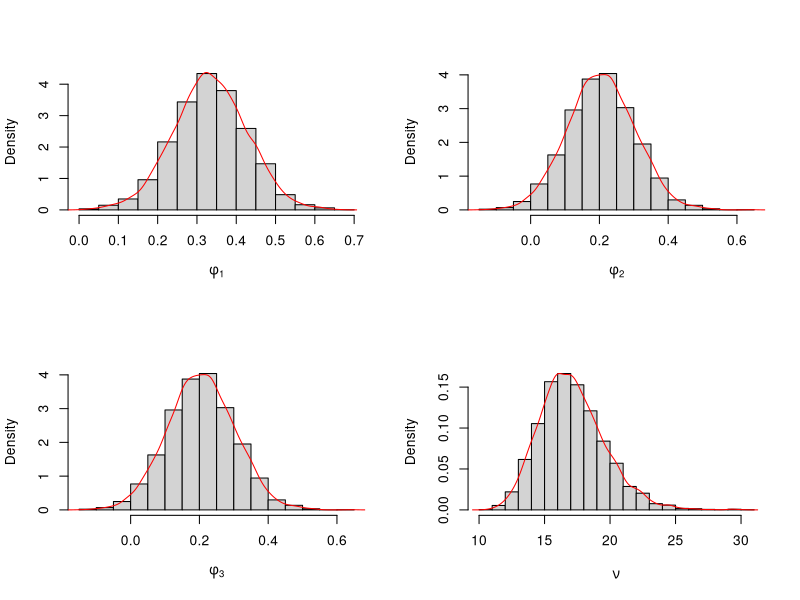
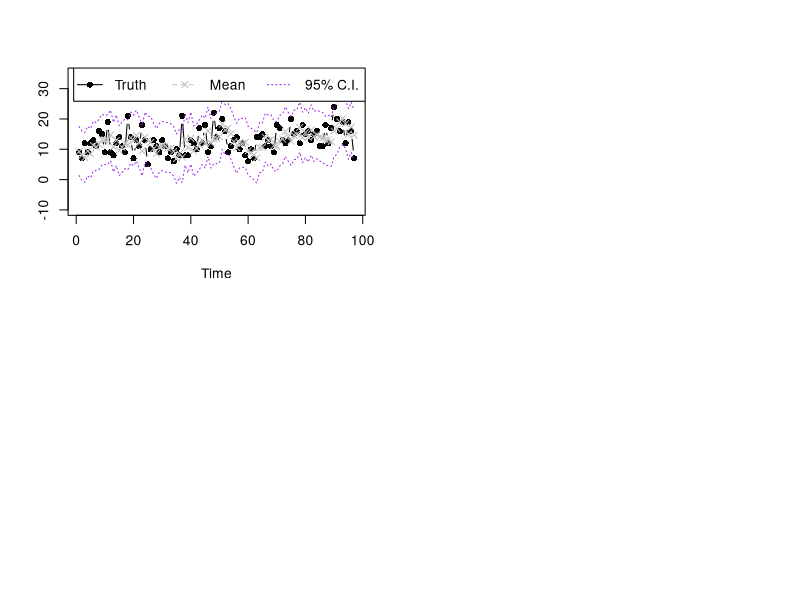
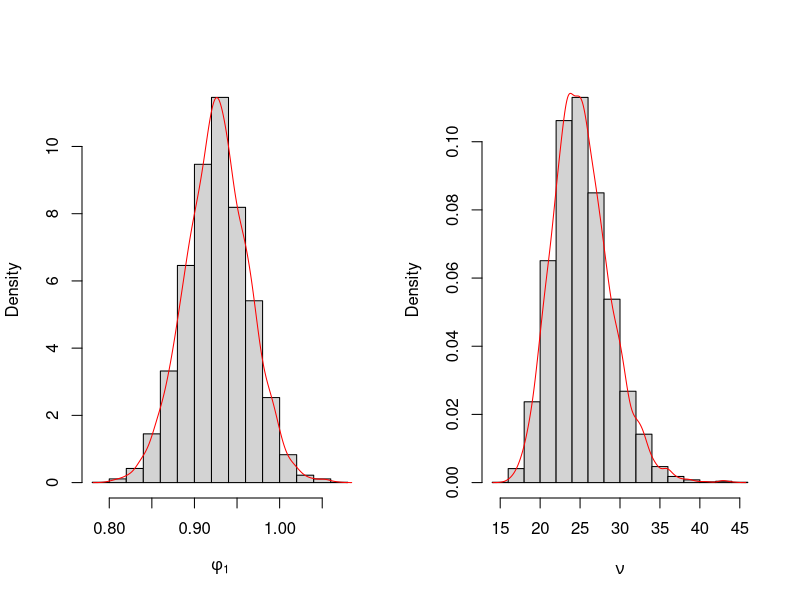
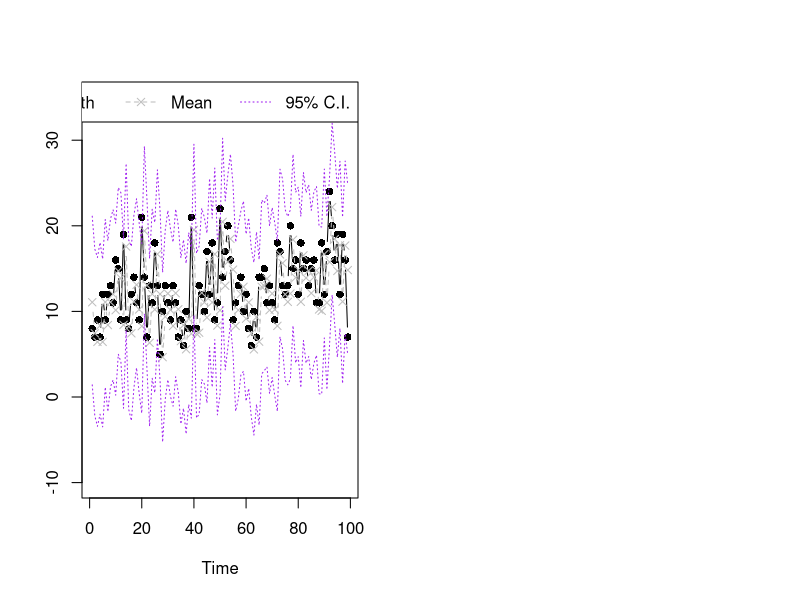

Generate these figures, in order, with R:
## ---- chunk 1
#| label: lst-capstone-earthquake-data


## read data, you need to make sure the data file is in your current working directory 
earthquakes.dat <- read.delim("data/earthquakes.txt")
earthquakes.dat$Quakes=as.numeric(earthquakes.dat$Quakes)

y.dat=earthquakes.dat$Quakes[1:100] ## this is the training data
y.new=earthquakes.dat$Quakes[101:103] ## this is the test data
y.sample=y.dat
## ---- chunk 2
#| label: fig-capstone-posterior-inference-earthquake-ar(3)
#| fig-cap: "DIC for Earthquake Data"
## fit AR(p) with p=3 and sample from posterior

## 1. setup
library(mvtnorm)

n.all=length(y.sample)      # Total number of observations
p=3                         # AR order
m0=matrix(rep(0,p),ncol=1)  # Prior mean of AR coefficients
C0=diag(p)*10               # Prior covariance (diffuse)
n0=0.02; d0=0.02            # Prior parameters for innovation variance (Inverse-Gamma)

## 2. prepare data matrices
Y = matrix(y.sample[(p+1):n.all], ncol=1)
#Fmtx = matrix(c(y.sample[2:(n.all-1)],y.sample[1:(n.all-p)]),nrow=p,byrow=TRUE)
Fmtx = t(embed(y.sample, p+1)[, 2:(p+1)])

n=length(Y)

## 3. Posterior update
e = Y - t(Fmtx) %*% m0           # residuals under prior mean
Q = t(Fmtx) %*% C0 %*% Fmtx + diag(n)  # precision-like matrix
Q.inv = chol2inv(chol(Q))        # inverse via Cholesky

A = C0 %*% Fmtx %*% Q.inv       # Kalman gain-like update
m = m0 + A %*% e                # posterior mean of phi
C = C0 - A %*% Q %*% t(A)        # posterior covariance of phi

n.star = n + n0                  # post parameters for innovation variance
d.star = t(Y - t(Fmtx) %*% m0) %*% Q.inv %*% (Y - t(Fmtx) %*% m0) + d0 # post parameters for variance


n.sample=5000

nu.sample=rep(0,n.sample)
phi.sample=matrix(0,nrow=n.sample,ncol=p)

for (i in 1:n.sample){
  set.seed(i)
  nu.new=1/rgamma(1,shape=n.star/2,rate=d.star/2)
  nu.sample[i]=nu.new
  phi.new=rmvnorm(1,mean=m,sigma=nu.new*C)
  phi.sample[i,]=phi.new
}
## ---- chunk 3
#| label: fig-capstone-histogram-earthquake-parameters-ar(3)
#| fig-cap: "Posterior samples of AR(3) parameters for Earthquake Data"
par(mfrow=c(2,2))
hist(phi.sample[,1],freq=FALSE,xlab=expression(phi[1]),main="")
lines(density(phi.sample[,1]),type='l',col='red')
hist(phi.sample[,2],freq=FALSE,xlab=expression(phi[2]),main="")
lines(density(phi.sample[,2]),type='l',col='red')
hist(phi.sample[,2],freq=FALSE,xlab=expression(phi[3]),main="")
lines(density(phi.sample[,2]),type='l',col='red')
hist(nu.sample,freq=FALSE,xlab=expression(nu),main="")
lines(density(nu.sample),type='l',col='red')
## ---- chunk 4
#| label: fig-capstone-dic-earthquake-ar(3)
cal_log_likelihood=function(phi,nu){
  mu.y = t(Fmtx)%*%phi
  log.lik=sapply(1:length(mu.y),function(k){dnorm(Y[k,1],mu.y[k],sqrt(nu),log=TRUE)})
  sum(log.lik)
}
phi.bayes=colMeans(phi.sample)
nu.bayes=mean(nu.sample)
log.lik.bayes=cal_log_likelihood(phi.bayes,nu.bayes)
cat(log.lik.bayes)
## ---- chunk 5
#| label: lst-capstone-posterior-inference-earthquake-ar(3)-check
## get in sample prediction
post.pred.y=function(s){
  
  beta.cur=matrix(phi.sample[s,],ncol=1)
  nu.cur=nu.sample[s]
  mu.y=t(Fmtx)%*%beta.cur
  sapply(1:length(mu.y), function(k){rnorm(1,mu.y[k],sqrt(nu.cur))})
}

y.post.pred.sample=sapply(1:5000, post.pred.y)
## ---- chunk 6
#| label: fig-capstone-posterior-inference-earthquake-ar(3)-check
## show the result
summary.vec95=function(vec){
  c(unname(quantile(vec,0.025)),mean(vec),unname(quantile(vec,0.975)))
}

summary.y=apply(y.post.pred.sample,MARGIN=1,summary.vec95)

plot(Y,type='b',xlab='Time',ylab='',ylim=c(-10,35),pch=16)
lines(summary.y[2,],type='b',col='grey',lty=2,pch=4)
lines(summary.y[1,],type='l',col='purple',lty=3)
lines(summary.y[3,],type='l',col='purple',lty=3)
legend("topright",legend=c('Truth','Mean','95% C.I.'),lty=1:3,col=c('black','grey','purple'),
       horiz = T,pch=c(16,4,NA))
## ---- chunk 7
#| label: fig-capstone-dic-earthquake-DIC-ar(3)
post.log.lik=sapply(1:5000, function(k){cal_log_likelihood(phi.sample[k,],nu.sample[k])})
E.post.log.lik=mean(post.log.lik)

p_DIC=2*(log.lik.bayes-E.post.log.lik)

DIC=-2*log.lik.bayes+2*p_DIC
cat(DIC)
## ---- chunk 8
#| label: fig-capstone-posterior-inference-earthquake-ar(1)
#| fig-cap: "AR(1) parameters for Earthquake Data"
## fit AR(p) with p=3 and sample from posterior


## read data, you need to make sure the data file is in your current working directory 
earthquakes.dat <- read.delim("data/earthquakes.txt")
earthquakes.dat$Quakes=as.numeric(earthquakes.dat$Quakes)

y.dat=earthquakes.dat$Quakes[1:100] ## this is the training data
y.new=earthquakes.dat$Quakes[101:103] ## this is the test data
y.sample=y.dat

## 1. setup
library(mvtnorm)

n.all=length(y.sample)      # Total number of observations
p=1                         # AR order
m0=0  # Prior mean of AR coefficients
C0=10               # Prior covariance (diffuse)
n0=0.02; d0=0.02            # Prior parameters for innovation variance (Inverse-Gamma)

## 2. prepare data matrices
Y = matrix(y.sample[(p+1):n.all], ncol=1)
#Fmtx = matrix(c(y.sample[1:(n.all - 1)]),nrow=p,byrow=TRUE)
Fmtx = matrix(y.sample[1:(n.all - 1)], ncol = 1)
#Fmtx = matrix(y.sample[1:(n.all - 1)], ncol = 1)
#Fmtx = matrix(c(y.sample[2:(n.all-1)],y.sample[1:(n.all-p)]),nrow=p,byrow=TRUE)
#Fmtx = t(embed(y.sample, p+1)[, 2:(p+1)])

n=length(Y)

## 3. Posterior update
#e = Y - t(Fmtx) %*% m0           # residuals under prior mean
e = Y - Fmtx %*% m0

#Q = t(Fmtx) %*% C0 %*% Fmtx + diag(n)  # precision-like matrix
#Q = C0 * Fmtx %*% t(Fmtx)  + diag(n)
Q = as.numeric(C0) * sum(Fmtx^2) + 1
cat(Q)
Q.inv = 1 / Q

A = C0 %*% t(Fmtx) * Q.inv  # (1×1) * (1×n) = (1×n)
m = m0 + A %*% (Y - Fmtx %*% m0)  # m0: (1×1), A: (1×n), rest: (n×1)
C = C0 - A %*% t(A) * Q  # (1×1) - (1×n)(n×1) * (scalar)

n.star = n + n0                  # post parameters for innovation variance
#d.star = t(Y - t(Fmtx) %*% m) %*% Q.inv %*% (Y - t(Fmtx) %*% m0) + d0 # post parameters for variance
#d.star = t(Y - t(Fmtx) %*% m) %*% (Y - t(Fmtx) %*% m) + d0
mu.m = Fmtx %*% m    # fitted values under posterior mean
mu.0 = Fmtx %*% m0   # fitted values under prior mean
res1 = Y - mu.m
res2 = Y - mu.0
d.star = as.numeric(t(Y - mu.m) %*% (Y - mu.m)) + d0


n.sample=5000

nu.sample=rep(0,n.sample)
phi.sample=matrix(0,nrow=n.sample,ncol=p)

for (i in 1:n.sample){
  set.seed(i)
  nu.new=1/rgamma(1,shape=n.star/2,rate=d.star/2)
  nu.sample[i]=nu.new
  phi.new=rmvnorm(1,mean=m,sigma=nu.new*C)
  phi.sample[i,]=phi.new
}
## ---- chunk 9
#| label: fig-capstone-histogram-earthquake-parameters-ar(1)

par(mfrow=c(1,2))
hist(phi.sample[,1],freq=FALSE,xlab=expression(phi[1]),main="")
lines(density(phi.sample[,1]),type='l',col='red')
hist(nu.sample,freq=FALSE,xlab=expression(nu),main="")
lines(density(nu.sample),type='l',col='red')
## ---- chunk 10
#| label: lst-capstone-posterior-inference-earthquake-ar(1)-check
## get in sample prediction
post.pred.y=function(s){
  
  beta.cur=matrix(phi.sample[s,],ncol=1)
  nu.cur=nu.sample[s]
  #mu.y=t(Fmtx)%*%beta.cur
  mu.y = Fmtx %*% beta.cur

  sapply(1:length(mu.y), function(k){rnorm(1,mu.y[k],sqrt(nu.cur))})
}

y.post.pred.sample=sapply(1:5000, post.pred.y)
## ---- chunk 11
#| label: fig-capstone-posterior-inference-earthquake-ar(1)-check
## show the result
summary.vec95=function(vec){
  c(unname(quantile(vec,0.025)),mean(vec),unname(quantile(vec,0.975)))
}

summary.y=apply(y.post.pred.sample,MARGIN=1,summary.vec95)

plot(Y,type='b',xlab='Time',ylab='',ylim=c(-10,35),pch=16)
lines(summary.y[2,],type='b',col='grey',lty=2,pch=4)
lines(summary.y[1,],type='l',col='purple',lty=3)
lines(summary.y[3,],type='l',col='purple',lty=3)
legend("topright",legend=c('Truth','Mean','95% C.I.'),lty=1:3,col=c('black','grey','purple'),
       horiz = T,pch=c(16,4,NA))
## ---- chunk 12
#| label: fig-capstone-dic-earthquake-ar(1)
cal_log_likelihood=function(phi,nu){
  #mu.y = t(Fmtx)%*%phi
  mu.y = Fmtx %*% phi
  log.lik=sapply(1:length(mu.y),function(k){dnorm(Y[k,1],mu.y[k],sqrt(nu),log=TRUE)})
  sum(log.lik)
}
phi.bayes=colMeans(phi.sample)
nu.bayes=mean(nu.sample)
log.lik.bayes=cal_log_likelihood(phi.bayes,nu.bayes)
cat(log.lik.bayes)
## ---- chunk 13
#| label: fig-capstone-dic-earthquake-DIC-ar(1)
post.log.lik=sapply(1:5000, function(k){cal_log_likelihood(phi.sample[k,],nu.sample[k])})
E.post.log.lik=mean(post.log.lik)
cat("E.post.log.lik=",E.post.log.lik)

p_DIC=2*(log.lik.bayes-E.post.log.lik)
cat(" p_DIC=",p_DIC)
DIC=-2*log.lik.bayes+2*p_DIC
cat(" DIC=",DIC)
## ---- chunk 14
y <- read.delim("data/earthquakes.txt")
y <- as.numeric(y$Quakes)  # Use the first 100 observations

p <- 1
#m0 <- matrix(0, ncol=1)
m0=0
C0 <- 10
n0 <- d0 <- 0.02
#Y <- matrix(y[2:100], ncol=1)
Y <- matrix(y[(p+1):length(y)], ncol = 1)
#Fmtx <- matrix(y[1:99], ncol=1)
Fmtx <- matrix(y[1:(length(y)-p)], ncol = 1)

n <- length(Y)

#Q <- as.numeric(t(Fmtx) %*% C0 %*% Fmtx + 1)
Q <- as.numeric(C0) * sum(Fmtx^2) + 1

Qinv <- 1 / Q
#A <- C0 %*% t(Fmtx) * Qinv
A <- (C0 * Qinv) * t(Fmtx)  # A is (1 × n)

m <- m0 + A %*% (Y - Fmtx %*% m0)
#C <- C0 - A %*% t(A) * Q
C <- C0 - C0^2 * sum(Fmtx^2) * Qinv


res <- Y - Fmtx %*% m
d.star <- as.numeric(t(res) %*% res) + d0
n.star <- n + n0

library(mvtnorm)
n.sample <- 5000
phi.sample <- numeric(n.sample)
nu.sample <- numeric(n.sample)

set.seed(1)
for (i in 1:n.sample) {
  nu <- 1 / rgamma(1, shape = n.star / 2, rate = d.star / 2)
  #phi <- rmvnorm(1, mean = m, sigma = nu * C)
  phi <- rnorm(1, mean = m, sd = sqrt(nu * C))
  phi.sample[i] <- phi
  nu.sample[i] <- nu
}

loglik <- function(phi, nu) {
  mu <- Fmtx %*% phi
  sum(dnorm(Y, mean = mu, sd = sqrt(nu), log = TRUE))
}

phi.bayes <- mean(phi.sample)
nu.bayes <- mean(nu.sample)

loglik.bayes <- loglik(phi.bayes, nu.bayes)
post.loglik <- sapply(1:n.sample, function(i) loglik(phi.sample[i], nu.sample[i]))
E.loglik <- mean(post.loglik)

pDIC <- 2 * (loglik.bayes - E.loglik)
DIC <- -2 * loglik.bayes + 2 * pDIC

#DIC <- -2 * -203.777     + 2 * 1.983

cat("E.post.log.lik:", E.loglik, "\n",
    "p_DIC:", pDIC, "\n",
    "DIC:", DIC, "\n")
